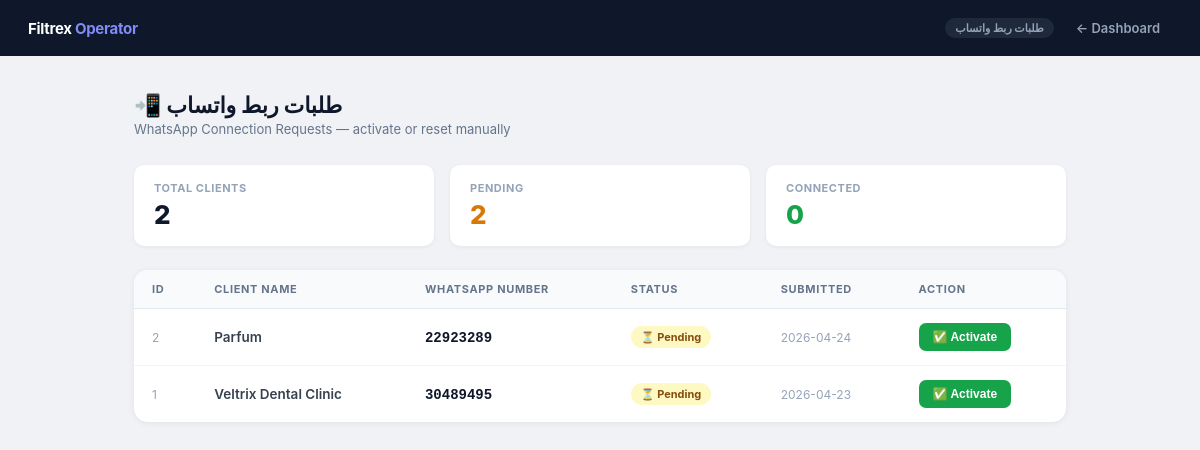
The page /saas/whatsapp-requests (signed in) on the database as committed earlier.
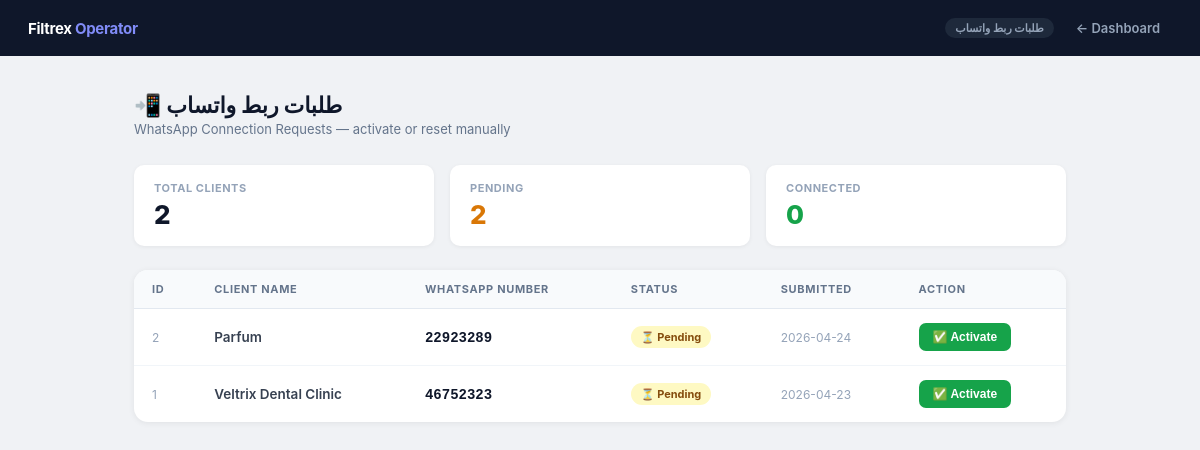
The same page on the database as committed later.
### tables this page shows
CREATE TABLE clients (
                id                INTEGER PRIMARY KEY AUTOINCREMENT,
                name              TEXT NOT NULL,
                business_type     TEXT DEFAULT 'clinic',
                default_language  TEXT DEFAULT 'ar',
                currency          TEXT DEFAULT 'MAD',
                timezone          TEXT DEFAULT 'Africa/Casablanca',
                admin_whatsapp    TEXT,
                ultramsg_instance TEXT,
                ultramsg_token    TEXT,
                is_active         INTEGER DEFAULT 1,
                created_at        TEXT DEFAULT (datetime('now'))
            , whatsapp_connected INTEGER DEFAULT 0, onboarding_step INTEGER DEFAULT 0, referral_code   TEXT, referred_by     INTEGER, referral_count  INTEGER DEFAULT 0, brand_name          TEXT, logo_url            TEXT, primary_color       TEXT DEFAULT '#4f46e5', custom_domain       TEXT, white_label_enabled INTEGER DEFAULT 0, business_whatsapp_number TEXT, whatsapp_connection_status TEXT DEFAULT 'not_connected', whatsapp_provider TEXT DEFAULT 'ultramsg', plan TEXT DEFAULT 'free', subscription_id TEXT, subscription_status TEXT DEFAULT 'inactive', is_trial          INTEGER DEFAULT 0, trial_started_at  TEXT, trial_ends_at     TEXT, affiliate_enabled  INTEGER DEFAULT 1, affiliate_code     TEXT, affiliate_earnings REAL    DEFAULT 0.0, affiliate_rate     REAL    DEFAULT 0.20);

### app.py (the view)
@app.route("/saas/whatsapp-requests")
def saas_whatsapp_requests():
    guard = _saas_guard()
    if guard:
        return guard
    con = get_db_connection()
    try:
        rows = con.execute("""
            SELECT id, name,
                   business_whatsapp_number,
                   whatsapp_connection_status,
                   created_at
            FROM   clients
            WHERE  whatsapp_connection_status IN ('pending', 'connected', 'not_connected')
            ORDER  BY
                   CASE whatsapp_connection_status
                       WHEN 'pending'   THEN 0
                       WHEN 'connected' THEN 1
                       ELSE 2
                   END,
                   id DESC
        """).fetchall()
        clients_list = [dict(r) for r in rows]
    finally:
        con.close()
    return render_template("saas/whatsapp_requests.html", clients=clients_list)

### app.py (called while the page is built)
@app.context_processor
def _inject_branding():
    return {"branding": getattr(g, "branding", {"brand_name": "Filtrex AI",
                                                  "logo_url": None,
                                                  "primary_color": "#4f46e5",
                                                  "white_label_enabled": 0})}

@app.context_processor
def _inject_lang():
    cid = session.get("client_id")
    lang = "en"
    if cid:
        _con = sqlite3.connect("bookings.db", timeout=10)
        _con.row_factory = sqlite3.Row
        try:
            _row = _con.execute(
                "SELECT default_language FROM clients WHERE id=?", (cid,)
            ).fetchone()
        finally:
            _con.close()
        if _row:
            lang = _row["default_language"] or "en"
    return {"lang": lang, "t": t}

def get_db_connection():
    con = sqlite3.connect(DB_FILE, timeout=10)
    con.row_factory = sqlite3.Row
    return con

def _session_client_id():
    cid = session.get("client_id")
    return int(cid) if cid else CLIENT_ID

### templates/saas/whatsapp_requests.html (shortened to what this page needs)
<!DOCTYPE html>
<html lang="en">
<head>
</head>
<body>
<nav class="nav">
  <div class="nav-brand">Filtrex <span>Operator</span></div>
  <div style="display:flex;align-items:center;gap:10px;">
    <span class="nav-badge">طلبات ربط واتساب</span>
    <a href="/admin/dashboard" class="nav-link">← Dashboard</a>
  </div>
</nav>
<div class="shell">
  <div class="page-head">
    <div>
      <h1>📲 طلبات ربط واتساب</h1>
      <p class="sub">WhatsApp Connection Requests — activate or reset manually</p>
    </div>
  </div>
  {% set pending_count   = clients | selectattr("whatsapp_connection_status", "equalto", "pending")   | list | length %}
  {% set connected_count = clients | selectattr("whatsapp_connection_status", "equalto", "connected") | list | length %}
  {% set total_count     = clients | length %}
  <div class="stats-row">
    <div class="stat">
      <div class="stat-label">Total Clients</div>
      <div class="stat-val">{{ total_count }}</div>
    </div>
    <div class="stat">
      <div class="stat-label">Pending</div>
      <div class="stat-val yellow">{{ pending_count }}</div>
    </div>
    <div class="stat">
      <div class="stat-label">Connected</div>
      <div class="stat-val green">{{ connected_count }}</div>
    </div>
  </div>
  <div class="card">
    {% if clients %}
    <table>
      <thead>
        <tr>
          <th>ID</th>
          <th>Client Name</th>
          <th>WhatsApp Number</th>
          <th>Status</th>
          <th>Submitted</th>
          <th>Action</th>
        </tr>
      </thead>
      <tbody>
        {% for c in clients %}
        <tr>
          <td style="color:#94a3b8;font-size:12px;">{{ c.id }}</td>
          <td style="font-weight:600;">{{ c.name }}</td>
          <td>
            {% if c.business_whatsapp_number %}
              <span class="num">{{ c.business_whatsapp_number }}</span>
            {% else %}
              <span style="color:#cbd5e1;">—</span>
            {% endif %}
          </td>
          <td>
            {% if c.whatsapp_connection_status == 'connected' %}
              <span class="badge badge-connected">✅ Connected</span>
            {% elif c.whatsapp_connection_status == 'pending' %}
              <span class="badge badge-pending">⏳ Pending</span>
            {% else %}
              <span class="badge badge-not">Not Connected</span>
            {% endif %}
          </td>
          <td style="font-size:12px;color:#94a3b8;">
            {{ (c.created_at or '')[:10] }}
          </td>
          <td>
            <div style="display:flex;gap:8px;flex-wrap:wrap;">
              {% if c.whatsapp_connection_status != 'connected' and c.business_whatsapp_number %}
              <form method="POST" action="/saas/whatsapp-approve">
                <button type="submit" class="btn-activate"
                        onclick="return confirm('Activate WhatsApp for {{ c.name }}?')">
                  ✅ Activate
                </button>
              </form>
              {% endif %}
            </div>
          </td>
        </tr>
        {% endfor %}
      </tbody>
    </table>
    {% else %}
    <div class="empty">
      <div class="empty-icon">📵</div>
      <div style="font-size:15px;font-weight:600;color:#64748b;">No connection requests yet</div>
      <div style="font-size:13px;margin-top:4px;">Clients who submit their number will appear here.</div>
    </div>
    {% endif %}
  </div>
</div>
</body>
</html>

Rows that differ between the two databases and show on the page:
changed clients "Veltrix Dental Clinic": business_whatsapp_number "30489495" → "46752323"
